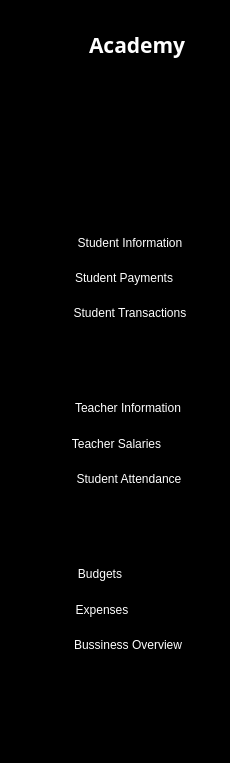
      <widget class="QWidget" name="widget_2" native="true">
       <property name="minimumSize">
        <size>
         <width>230</width>
         <height>763</height>
        </size>
       </property>
       <property name="maximumSize">
        <size>
         <width>230</width>
         <height>763</height>
        </size>
       </property>
       <property name="styleSheet">
        <string notr="true">QWidget{
	background-color: rgb(0, 0, 0);
	color:white;
}

QPushButton{
	height:30px;
	border:none;
}</string>
       </property>
       <layout class="QVBoxLayout" name="verticalLayout_11">
        <property name="topMargin">
         <number>30</number>
        </property>
        <item>
         <layout class="QHBoxLayout" name="horizontalLayout">
          <property name="spacing">
           <number>18</number>
          </property>
          <property name="leftMargin">
           <number>20</number>
          </property>
          <item>
           <widget class="QLabel" name="label_2">
            <property name="maximumSize">
             <size>
              <width>40</width>
              <height>40</height>
             </size>
            </property>
            <property name="text">
             <string/>
            </property>
            <property name="pixmap">
             <pixmap resource="Icons.qrc">:/new/prefix1/Resocrces/logo.png</pixmap>
            </property>
            <property name="scaledContents">
             <bool>true</bool>
            </property>
           </widget>
          </item>
          <item>
           <widget class="QLabel" name="label_3">
            <property name="font">
             <font>
              <family>Berlin Sans FB</family>
              <pointsize>16</pointsize>
              <bold>true</bold>
             </font>
            </property>
            <property name="text">
             <string>Academy</string>
            </property>
           </widget>
          </item>
         </layout>
        </item>
        <item>
         <layout class="QVBoxLayout" name="verticalLayout_7">
          <property name="spacing">
           <number>14</number>
          </property>
          <property name="topMargin">
           <number>33</number>
          </property>
          <item>
           <widget class="QPushButton" name="dashboard1">
            <property name="styleSheet">
             <string notr="true">QPushButton{
	padding-left:-55px;
}

QPushButton:checked{
	background-color:white;
	border-radius:3px;
}</string>
            </property>
            <property name="text">
             <string/>
            </property>
            <property name="icon">
             <iconset resource="Icons.qrc">
              <normaloff>:/new/prefix1/Resocrces/dashboard2.png</normaloff>
              <normalon>:/new/prefix1/Resocrces/dashboard1.png</normalon>:/new/prefix1/Resocrces/dashboard2.png</iconset>
            </property>
            <property name="iconSize">
             <size>
              <width>200</width>
              <height>15</height>
             </size>
            </property>
            <property name="checkable">
             <bool>true</bool>
            </property>
            <property name="autoExclusive">
             <bool>true</bool>
            </property>
           </widget>
          </item>
          <item>
           <widget class="QPushButton" name="institution1">
            <property name="styleSheet">
             <string notr="true">QPushButton{
	padding-left:-65px;
}

QPushButton:checked{
	background-color:white;
	border-radius:3px;
}</string>
            </property>
            <property name="text">
             <string/>
            </property>
            <property name="icon">
             <iconset resource="Icons.qrc">
              <normaloff>:/new/prefix1/RE/institution2.png</normaloff>
              <normalon>:/new/prefix1/RE/institution1.png</normalon>:/new/prefix1/RE/institution2.png</iconset>
            </property>
            <property name="iconSize">
             <size>
              <width>95</width>
              <height>25</height>
             </size>
            </property>
            <property name="checkable">
             <bool>true</bool>
            </property>
            <property name="autoExclusive">
             <bool>true</bool>
            </property>
           </widget>
          </item>
          <item>
           <widget class="QFrame" name="students">
            <property name="frameShape">
             <enum>QFrame::Shape::StyledPanel</enum>
            </property>
            <property name="frameShadow">
             <enum>QFrame::Shadow::Raised</enum>
            </property>
            <layout class="QVBoxLayout" name="verticalLayout_4">
             <property name="spacing">
              <number>0</number>
             </property>
             <property name="leftMargin">
              <number>0</number>
             </property>
             <property name="topMargin">
              <number>0</number>
             </property>
             <property name="rightMargin">
              <number>0</number>
             </property>
             <property name="bottomMargin">
              <number>0</number>
             </property>
             <item>
              <widget class="QPushButton" name="students1">
               <property name="text">
                <string/>
               </property>
               <property name="icon">
                <iconset resource="Icons.qrc">
                 <normaloff>:/new/prefix1/RE/students3.png</normaloff>
                 <normalon>:/new/prefix1/RE/students4.png</normalon>:/new/prefix1/RE/students3.png</iconset>
               </property>
               <property name="iconSize">
                <size>
                 <width>200</width>
                 <height>22</height>
                </size>
               </property>
               <property name="checkable">
                <bool>true</bool>
               </property>
              </widget>
             </item>
             <item>
              <widget class="QFrame" name="students_dropdown">
               <property name="frameShape">
                <enum>QFrame::Shape::StyledPanel</enum>
               </property>
               <property name="frameShadow">
                <enum>QFrame::Shadow::Raised</enum>
               </property>
               <layout class="QVBoxLayout" name="verticalLayout">
                <item>
                 <widget class="QPushButton" name="s_info">
                  <property name="styleSheet">
                   <string notr="true">QPushButton{
	padding-left:30px;
}

QPushButton:hover{
	color:#12B298;
}</string>
                  </property>
                  <property name="text">
                   <string>Student Information</string>
                  </property>
                  <property name="checkable">
                   <bool>true</bool>
                  </property>
                 </widget>
                </item>
                <item>
                 <widget class="QPushButton" name="s_payment">
                  <property name="styleSheet">
                   <string notr="true">QPushButton{
	padding-left:18px;
}

QPushButton:hover{
	color:#12B298;
}</string>
                  </property>
                  <property name="text">
                   <string>Student Payments</string>
                  </property>
                  <property name="checkable">
                   <bool>true</bool>
                  </property>
                 </widget>
                </item>
                <item>
                 <widget class="QPushButton" name="s_transactions">
                  <property name="styleSheet">
                   <string notr="true">QPushButton{
	padding-left:30px;
}

QPushButton:hover{
	color:#12B298;
}</string>
                  </property>
                  <property name="text">
                   <string>Student Transactions</string>
                  </property>
                  <property name="checkable">
                   <bool>true</bool>
                  </property>
                 </widget>
                </item>
               </layout>
              </widget>
             </item>
            </layout>
           </widget>
          </item>
          <item>
           <widget class="QFrame" name="teachers">
            <property name="frameShape">
             <enum>QFrame::Shape::StyledPanel</enum>
            </property>
            <property name="frameShadow">
             <enum>QFrame::Shadow::Raised</enum>
            </property>
            <layout class="QVBoxLayout" name="verticalLayout_5">
             <property name="spacing">
              <number>0</number>
             </property>
             <property name="leftMargin">
              <number>0</number>
             </property>
             <property name="topMargin">
              <number>0</number>
             </property>
             <property name="rightMargin">
              <number>0</number>
             </property>
             <property name="bottomMargin">
              <number>0</number>
             </property>
             <item>
              <widget class="QPushButton" name="teacher1">
               <property name="text">
                <string/>
               </property>
               <property name="icon">
                <iconset resource="Icons.qrc">
                 <normaloff>:/new/prefix1/RE/teachers3.png</normaloff>
                 <normalon>:/new/prefix1/RE/teachers4.png</normalon>:/new/prefix1/RE/teachers3.png</iconset>
               </property>
               <property name="iconSize">
                <size>
                 <width>200</width>
                 <height>20</height>
                </size>
               </property>
               <property name="checkable">
                <bool>true</bool>
               </property>
              </widget>
             </item>
             <item>
              <widget class="QFrame" name="teachers_dropdown">
               <property name="frameShape">
                <enum>QFrame::Shape::StyledPanel</enum>
               </property>
               <property name="frameShadow">
                <enum>QFrame::Shadow::Raised</enum>
               </property>
               <layout class="QVBoxLayout" name="verticalLayout_2">
                <item>
                 <widget class="QPushButton" name="t_info">
                  <property name="styleSheet">
                   <string notr="true">QPushButton{
	padding-left:26px;
}

QPushButton:hover{
	color:#12B298;
}</string>
                  </property>
                  <property name="text">
                   <string>Teacher Information</string>
                  </property>
                  <property name="checkable">
                   <bool>true</bool>
                  </property>
                 </widget>
                </item>
                <item>
                 <widget class="QPushButton" name="t_salaries">
                  <property name="styleSheet">
                   <string notr="true">QPushButton{
	padding-left:3px;
}

QPushButton:hover{
	color:#12B298;
}</string>
                  </property>
                  <property name="text">
                   <string>Teacher Salaries</string>
                  </property>
                  <property name="checkable">
                   <bool>true</bool>
                  </property>
                 </widget>
                </item>
                <item>
                 <widget class="QPushButton" name="t_transactions">
                  <property name="styleSheet">
                   <string notr="true">QPushButton{
	padding-left:28px;
}

QPushButton:hover{
	color:#12B298;
}</string>
                  </property>
                  <property name="text">
                   <string>Student Attendance</string>
                  </property>
                  <property name="checkable">
                   <bool>true</bool>
                  </property>
                 </widget>
                </item>
               </layout>
              </widget>
             </item>
            </layout>
           </widget>
          </item>
          <item>
           <widget class="QFrame" name="finances">
            <property name="frameShape">
             <enum>QFrame::Shape::StyledPanel</enum>
            </property>
            <property name="frameShadow">
             <enum>QFrame::Shadow::Raised</enum>
            </property>
            <layout class="QVBoxLayout" name="verticalLayout_6">
             <property name="spacing">
              <number>0</number>
             </property>
             <property name="leftMargin">
              <number>0</number>
             </property>
             <property name="topMargin">
              <number>0</number>
             </property>
             <property name="rightMargin">
              <number>0</number>
             </property>
             <property name="bottomMargin">
              <number>0</number>
             </property>
             <item>
              <widget class="QPushButton" name="finance1">
               <property name="styleSheet">
                <string notr="true"/>
               </property>
               <property name="text">
                <string/>
               </property>
               <property name="icon">
                <iconset resource="Icons.qrc">
                 <normaloff>:/new/prefix1/RE/finances3.png</normaloff>
                 <normalon>:/new/prefix1/RE/finances4.png</normalon>:/new/prefix1/RE/finances3.png</iconset>
               </property>
               <property name="iconSize">
                <size>
                 <width>200</width>
                 <height>15</height>
                </size>
               </property>
               <property name="checkable">
                <bool>true</bool>
               </property>
              </widget>
             </item>
             <item>
              <widget class="QFrame" name="finance_dropdown">
               <property name="frameShape">
                <enum>QFrame::Shape::StyledPanel</enum>
               </property>
               <property name="frameShadow">
                <enum>QFrame::Shadow::Raised</enum>
               </property>
               <layout class="QVBoxLayout" name="verticalLayout_3">
                <item>
                 <widget class="QPushButton" name="f_budgets">
                  <property name="styleSheet">
                   <string notr="true">QPushButton{
	padding-left:-30px;
}

QPushButton:hover{
	color:#12B298;
}</string>
                  </property>
                  <property name="text">
                   <string>Budgets</string>
                  </property>
                  <property name="checkable">
                   <bool>true</bool>
                  </property>
                 </widget>
                </item>
                <item>
                 <widget class="QPushButton" name="f_expenses">
                  <property name="styleSheet">
                   <string notr="true">QPushButton{
	padding-left:-26px;
}

QPushButton:hover{
	color:#12B298;
}</string>
                  </property>
                  <property name="text">
                   <string>Expenses</string>
                  </property>
                  <property name="checkable">
                   <bool>true</bool>
                  </property>
                 </widget>
                </item>
                <item>
                 <widget class="QPushButton" name="f_overview">
                  <property name="styleSheet">
                   <string notr="true">QPushButton{
	padding-left:26px;
}

QPushButton:hover{
	color:#12B298;
}</string>
                  </property>
                  <property name="text">
                   <string>Bussiness Overview</string>
                  </property>
                  <property name="checkable">
                   <bool>true</bool>
                  </property>
                 </widget>
                </item>
               </layout>
              </widget>
             </item>
            </layout>
           </widget>
          </item>
         </layout>
        </item>
        <item>
         <spacer name="verticalSpacer">
          <property name="orientation">
           <enum>Qt::Orientation::Vertical</enum>
          </property>
          <property name="sizeHint" stdset="0">
           <size>
            <width>20</width>
            <height>139</height>
           </size>
          </property>
         </spacer>
        </item>
        <item>
         <layout class="QVBoxLayout" name="verticalLayout_8">
          <property name="spacing">
           <number>16</number>
          </property>
          <item>
           <widget class="QPushButton" name="setting1">
            <property name="styleSheet">
             <string notr="true">QPushButton{
	padding-left:-75px;
}

QPushButton:checked{
	background-color:white;
	border-radius:3px;
}</string>
            </property>
            <property name="text">
             <string/>
            </property>
            <property name="icon">
             <iconset resource="Icons.qrc">
              <normaloff>:/new/prefix1/RE/settings2.png</normaloff>
              <normalon>:/new/prefix1/RE/settings1.png</normalon>:/new/prefix1/RE/settings2.png</iconset>
            </property>
            <property name="iconSize">
             <size>
              <width>200</width>
              <height>16</height>
             </size>
            </property>
            <property name="checkable">
             <bool>true</bool>
            </property>
            <property name="autoExclusive">
             <bool>true</bool>
            </property>
           </widget>
          </item>
          <item>
           <widget class="QPushButton" name="signout1">
            <property name="styleSheet">
             <string notr="true">QPushButton{
	padding-left:-70px;
}

QPushButton:checked{
	background-color:white;
	border-radius:3px;
}</string>
            </property>
            <property name="text">
             <string/>
            </property>
            <property name="icon">
             <iconset resource="Icons.qrc">
              <normaloff>:/new/prefix1/RE/signout2.png</normaloff>
              <normalon>:/new/prefix1/RE/signout1.png</normalon>:/new/prefix1/RE/signout2.png</iconset>
            </property>
            <property name="iconSize">
             <size>
              <width>200</width>
              <height>16</height>
             </size>
            </property>
            <property name="checkable">
             <bool>true</bool>
            </property>
           </widget>
          </item>
         </layout>
        </item>
       </layout>
      </widget>
